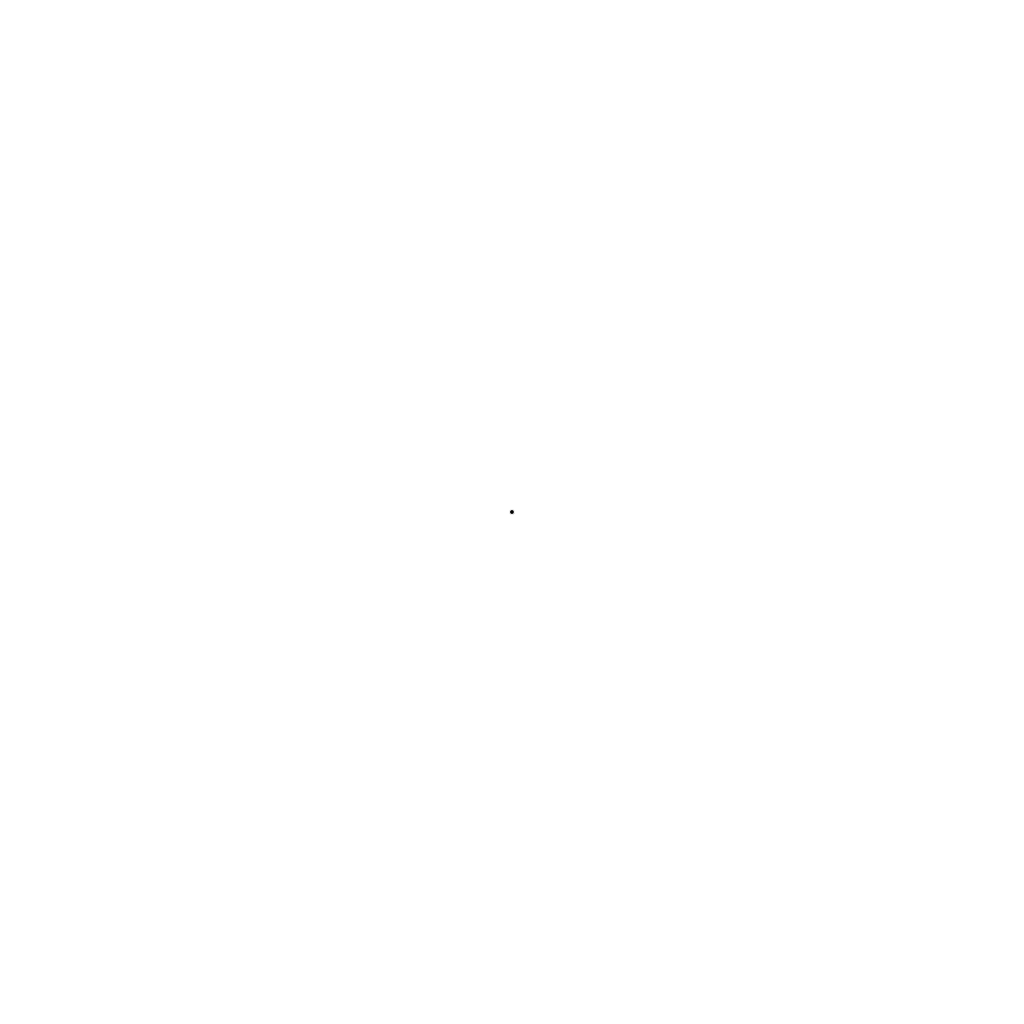
Frame 1 (no input)
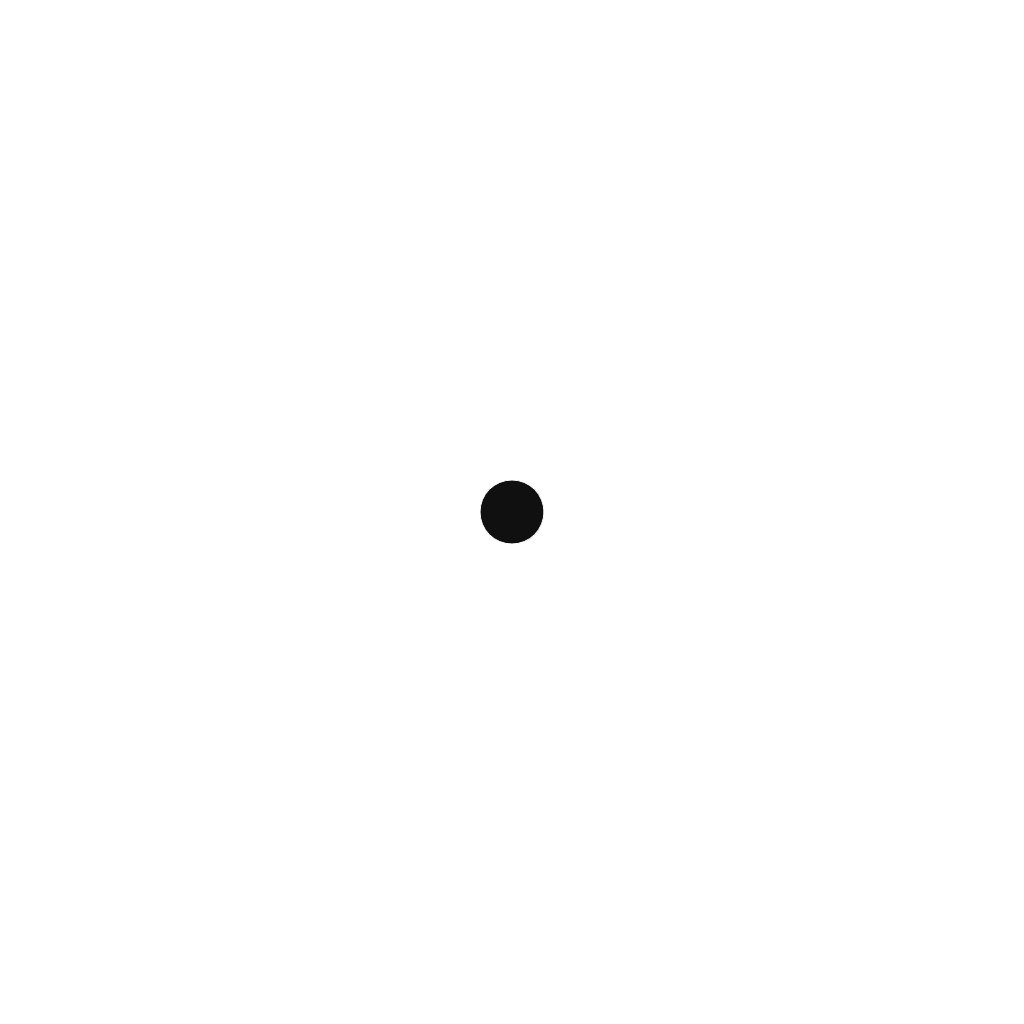
Frame 60 (no input)
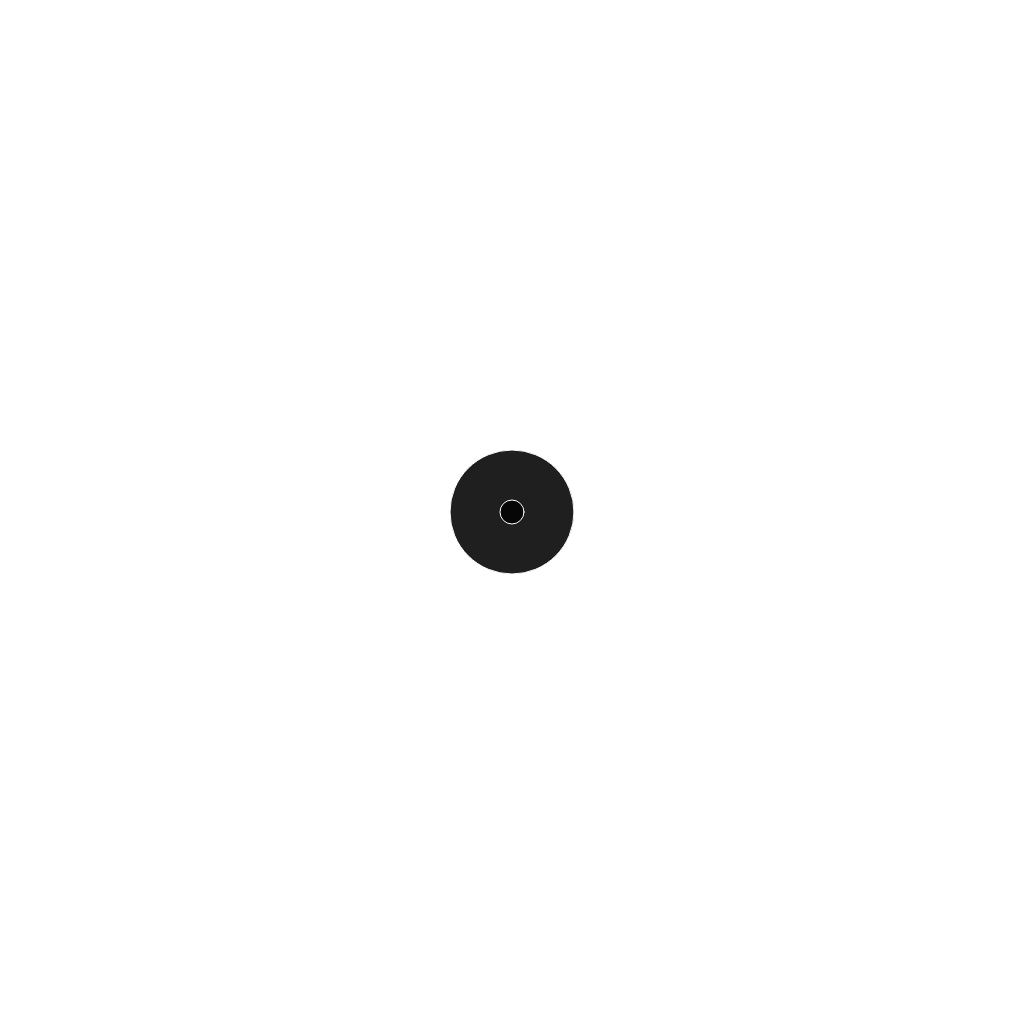
Frame 120 (the mouse pressed at the canvas centre since frame 60)

The p5.js sketch that drew these frames (run headless with seeded random() and noise() and a simulated clock; from frame 60 on, the mouse is pressed at the canvas centre):

// p5.js sketch
// ── sketch.js
let boolean = false;
let increment = 0;

function setup() {
    createCanvas(1024, 1024);
    rectMode(CENTER);

    let test = new Rectangles()
    rectanglesStor.push(test)
    angleMode(DEGREES)
}

let rectanglesStor = [];


function draw() {
    background(255)
    noFill()
    stroke(255);

    increment++;

    if (increment > 100) {
        rectanglesStor.push(new Rectangles())
        increment = 0;
        boolean = !boolean
    }

    for (var i = 0; i < rectanglesStor.length; i++) {
        rectanglesStor[i].show();
        rectanglesStor[i].update();

        if (rectanglesStor[i].gone()) {
            rectanglesStor.splice(i, 1);
        }
    }
}


class Rectangles {
    constructor() {
        this.size = 5;
        this.rotation = 0;
    }

    update() {
        this.size++;
        this.rotation++;

    }

    show() {
        console.log(this.size)
        push()
        translate(width / 2, height / 2)
        fill(this.size / 4)
        ellipse(0, 0, this.size, this.size)
        pop()
    }
    gone() {
        return this.size > 1050;
    }

}
